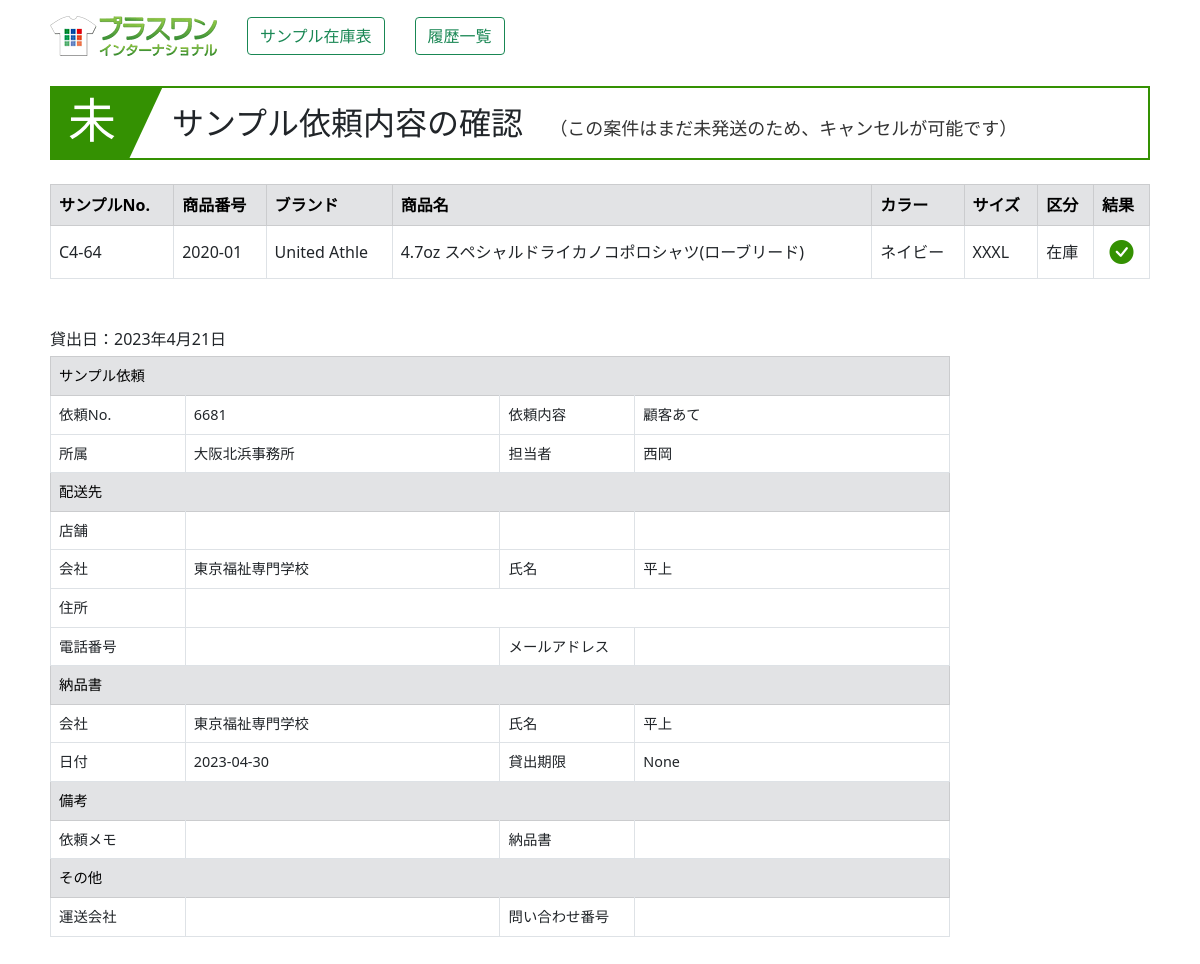
Screenshot of /rireki_kakunin/1 with the database file from the repository.
### zaiko/models.py (models this page shows, shortened)
class Shouhin(models.Model):
    hontai_num=models.AutoField("本体No",primary_key=True)
    sample_num=models.CharField("サンプルNo",max_length=20,blank=True)
    category=models.CharField("カテゴリ",max_length=10,blank=True)
    shouhin_num=models.CharField("商品番号",max_length=20,blank=True)
    brand=models.CharField("ブランド",max_length=20,blank=True)
    shouhin_name=models.CharField("商品名",max_length=255,blank=True)
    color=models.CharField("カラー",max_length=255,blank=True)
    size=models.CharField("サイズ",max_length=20,blank=True)
    size_num=models.IntegerField("サイズ値",default=0)
    kakou=models.CharField("加工",max_length=50,blank=True)
    bikou=models.CharField("備考",max_length=255,blank=True)
    touroku_day=models.DateField("登録日",auto_now_add=True)
    koushin_day=models.DateField("更新日",auto_now=True)
    joutai=models.IntegerField("状態",default=0)
    irai_num=models.IntegerField("依頼No",default=0)

class Rireki_rental(models.Model):
    irai_num=models.IntegerField("依頼No",null=False)
    irai_type=models.IntegerField("内容")
    rental_day=models.DateField("貸出日",auto_now_add=True)
    shozoku=models.CharField("所属",max_length=30,blank=True)
    tantou=models.CharField("担当者",max_length=30,blank=True)
    haisou_tempo=models.CharField("配送店舗",max_length=30,blank=True)
    haisou_com=models.CharField("会社名",max_length=30,blank=True)
    haisou_cus=models.CharField("名前",max_length=30,blank=True)
    haisou_yubin=models.CharField("郵便番号",max_length=30,blank=True)
    haisou_adress=models.CharField("住所",max_length=100,blank=True)
    haisou_tel=models.CharField("電話番号",max_length=30,blank=True)
    haisou_mail=models.CharField("メールアドレス",max_length=100,blank=True)
    nouhin_com=models.CharField("納品書会社名",max_length=30,blank=True)
    nouhin_cus=models.CharField("納品書名前",max_length=30,blank=True)
    nouhin_day=models.CharField("納品書日付",max_length=30,null=True,blank=True,default="")
    rental_maxday=models.CharField("貸出期限",max_length=30,null=True,blank=True,default="")
    bikou1=models.TextField("備考（納品）",blank=True)
    bikou2=models.TextField("備考（依頼）",blank=True)
    status=models.IntegerField("状態",default=0)
    unsou_com=models.CharField("運送会社",max_length=20,null=True,blank=True,default="")
    unsou_num=models.CharField("問い合わせ番号",max_length=20,null=True,blank=True,default="")

### zaiko/views.py (the view)
# urls.py: path('rireki_kakunin/<int:pk>', rireki_kakunin, name="rireki_kakunin"),
def rireki_kakunin(request,pk):
    irai_detail=Rireki_rental.objects.get(pk=pk)
    irai_type=irai_detail.irai_type
    status=irai_detail.status
    if irai_type!=2 and status==0:
        kubun="kakunin_ok"
    else:
        kubun="kakunin_no"
    irai_num=irai_detail.irai_num
    items=Rireki_shouhin.objects.filter(irai_num=irai_num).values_list("irai_hontai_num",flat=True)
    irai_shouhin_list=list(items)
    data=[]
    for i in irai_shouhin_list:
        data2={}
        shouhin=Shouhin.objects.get(hontai_num=i)
        data2["hontai_num"]=shouhin.hontai_num
        data2["sample_num"]=shouhin.sample_num
        data2["shouhin_num"]=shouhin.shouhin_num
        data2["brand"]=shouhin.brand
        data2["shouhin_name"]=shouhin.shouhin_name
        data2["color"]=shouhin.color
        data2["size"]=shouhin.size
        if shouhin.sample_num=="":
            data2["kubun"]="取り寄せ"
        else:
            data2["kubun"]="在庫"
        data.append(data2)
    params={
            "irai_shouhin_list":data,
            "irai_detail":irai_detail,
            "kubun":kubun,
        }
    return render(request,"zaiko/success.html",params)

### zaiko/templates/zaiko/success.html (shortened to what this page needs)
{% load static %}
<!DOCTYPE html>
<html lang="ja">
<head>
    <link rel="stylesheet" href="{% static 'main.css' %}">
    <link href="https://cdn.jsdelivr.net/npm/bootstrap@5.0.2/dist/css/bootstrap.min.css" rel="stylesheet">
    <link rel="stylesheet" href="https://cdn.jsdelivr.net/npm/bootstrap-icons@1.8.0/font/bootstrap-icons.css">
</head>
<body>
    <div class="container mt-3 mb-5">
        <div style="margin: 0 auto; justify-content: center; width: 1100px;">
            <div class="flex2">
                <div>
                    <a href="https://www.p1-intl.com/" target="_blank"><img src="{% static 'logo.webp' %}"></a>
                </div>
                <div style="margin-left: 30px;">
                    <a href="{% url 'zaiko:index' %}"><button type="button" class="btn btn-outline-success">サンプル在庫表</button></a>
                </div>
                <div style="margin-left: 30px;">
                    <a href="{% url 'zaiko:irai_rireki' %}"><button type="button" class="btn btn-outline-success">履歴一覧</button></a>
                </div>
            </div>
            <div style="margin-top: 30px;">
                {% if kubun == "new" %}
                    <div class="title03">
                        <h2><span class="number">03</span>サンプル依頼が完了しました</h2>
                    </div>
                {% elif kubun == "kakunin_ok" %}
                    <div class="title03">
                        <h2><span class="number">未</span>サンプル依頼内容の確認
                            <span>（この案件はまだ未発送のため、キャンセルが可能です）</span>
                        </h2>
                    </div>
                {% else %}
                    <div class="title00">
                        <h2><span class="number">済</span>サンプル依頼内容の確認<span>（この案件は既に手配済みです）</span></h2>
                    </div>
                {% endif %}
            </div>
            <div class="mt-4">
                <table class="table table-bordered">
                    <thead>
                        <tr class="table-secondary">
                            <th>サンプルNo.</th>
                            <th>商品番号</th>
                            <th>ブランド</th>
                            <th>商品名</th>
                            <th>カラー</th>
                            <th>サイズ</th>
                            <th>区分</th>
                            <th>結果</th>
                        </tr>
                    </thead>
                    <tbody>
                        {% for i in irai_shouhin_list %}
                        <tr>
                            <td style="vertical-align: middle;">{{i.sample_num}}</td>
                            <td style="vertical-align: middle;">{{i.shouhin_num}}</td>
                            <td style="vertical-align: middle;">{{i.brand}}</td>
                            <td style="vertical-align: middle;">{{i.shouhin_name}}</td>
                            <td style="vertical-align: middle;">{{i.color}}</td>
                            <td style="vertical-align: middle;">{{i.size}}</td>
                            <td style="vertical-align: middle;">{{i.kubun}}</td>
                            <td style="text-align: center;">
                                <i class="bi bi-check-circle-fill" style="font-size: 1.5em; color: #349102"></i>
                            </td>
                        </tr>
                        {% endfor %}
                    </tbody>
                </table>
            </div>
            <div class="mt-5">
                <div>貸出日：{{irai_detail.rental_day}}</div>
                <table class="table table-bordered" style="margin-top: 5px; font-size: 0.9em; width: 900px;">
                    <tr class="table-secondary"><td colspan="4">サンプル依頼</td></tr>
                        <td style="width: 15%;">依頼No.</td>
                        <td style="width: 35%;">{{irai_detail.irai_num}}</td>
                        <td style="width: 15%;">依頼内容</td>
                        <td style="width: 35%;">
                            {% if irai_detail.irai_type == 0 %}
                                顧客あて
                            {% elif irai_detail.irai_type == 1 %}
                                店舗あて
                            {% else %}
                                キープ
                            {% endif %}
                        </td>
                    <tr>
                        <td>所属</td><td>{{irai_detail.shozoku}}</td>
                        <td>担当者</td><td>{{irai_detail.tantou}}</td>
                    </tr>
                    <tr class="table-secondary"><td colspan="4">配送先</td></tr>
                    <tr>
                        <td>店舗</td><td>{{irai_detail.haisou_tempo}}</td>
                        <td></td><td></td>
                    </tr>
                    <tr>
                        <td>会社</td><td>{{irai_detail.haisou_com}}</td>
                        <td>氏名</td><td>{{irai_detail.haisou_cus}}</td>
                    </tr>
                    <tr>
                        <td>住所</td><td colspan="3">{{irai_detail.haisou_yubin}}　{{irai_detail.haisou_adress}}</td>
                    </tr>
                    <tr>
                        <td>電話番号</td><td>{{irai_detail.haisou_tel}}</td>
                        <td>メールアドレス</td><td>{{irai_detail.haisou_mail}}</td>
                    </tr>
                    <tr class="table-secondary"><td colspan="4">納品書</td></tr>
                    <tr>
                        <td>会社</td><td>{{irai_detail.nouhin_com}}</td>
                        <td>氏名</td><td>{{irai_detail.nouhin_cus}}</td>
                    </tr>
                    <tr>
                        <td>日付</td><td>{{irai_detail.nouhin_day}}</td>
                        <td>貸出期限</td><td>{{irai_detail.rental_maxday}}</td>
                    </tr>
                    <tr class="table-secondary"><td colspan="4">備考</td></tr>
                    <tr>
                        <td>依頼メモ</td><td>{{irai_detail.bikou2 | linebreaksbr}}</td>
                        <td>納品書</td><td>{{irai_detail.bikou1 | linebreaksbr}}</td>
                    </tr>
                    <tr class="table-secondary"><td colspan="4">その他</td></tr>
                    <tr>
                        <td>運送会社</td><td>{{irai_detail.unsou_com}}</td>
                        <td>問い合わせ番号</td><td>{{irai_detail.unsou_num}}</td>
                    </tr>
                </table>
            </div>
        </div>
    </div>
</body>
</html>

### zaiko/static/main.css (style rules this page uses)
.flex2,.menu { display: flex; flex-wrap: wrap; align-items: center; }
.title00 h2 span, .title01 h2 span, .title02 h2 span, .title03 h2 span { color: #333333; font-size: 18px; padding-left: 18px; }
.title00 h2 span.number, .title01 h2 span.number, .title02 h2 span.number, .title03 h2 span.number { position: absolute; display: block; top: 3px; left: 0; z-index: 1; font-size: 30px; font-size: 3rem; padding-left: 16px; color: #fff; }
.title03 h2 { position: relative; overflow: hidden; padding: 1rem 2rem 1rem 120px; border: solid 2px #349102; width: 1100px; margin: 0 auto; }
.title03 h2:before { position: absolute; content: ''; top: -150%; left: -100px; width: 200px; height: 300%; transform: rotate(25deg); background: #349102; }

### rows the page displays
Shouhin: sample_num "C4-64", shouhin_num "2020-01", brand "United Athle", shouhin_name "4.7oz スペシャルドライカノコポロシャツ(ローブリード)", color "ネイビー", size "XXXL"
Rireki_rental: rental_day "2023年4月21日", irai_num "6681", shozoku "大阪北浜事務所", tantou "西岡", haisou_com "東京福祉専門学校", haisou_cus "平上", nouhin_com "東京福祉専門学校", nouhin_cus "平上", nouhin_day "2023-04-30", rental_maxday "None"

### other values shown
{{ i.kubun }} "在庫"
